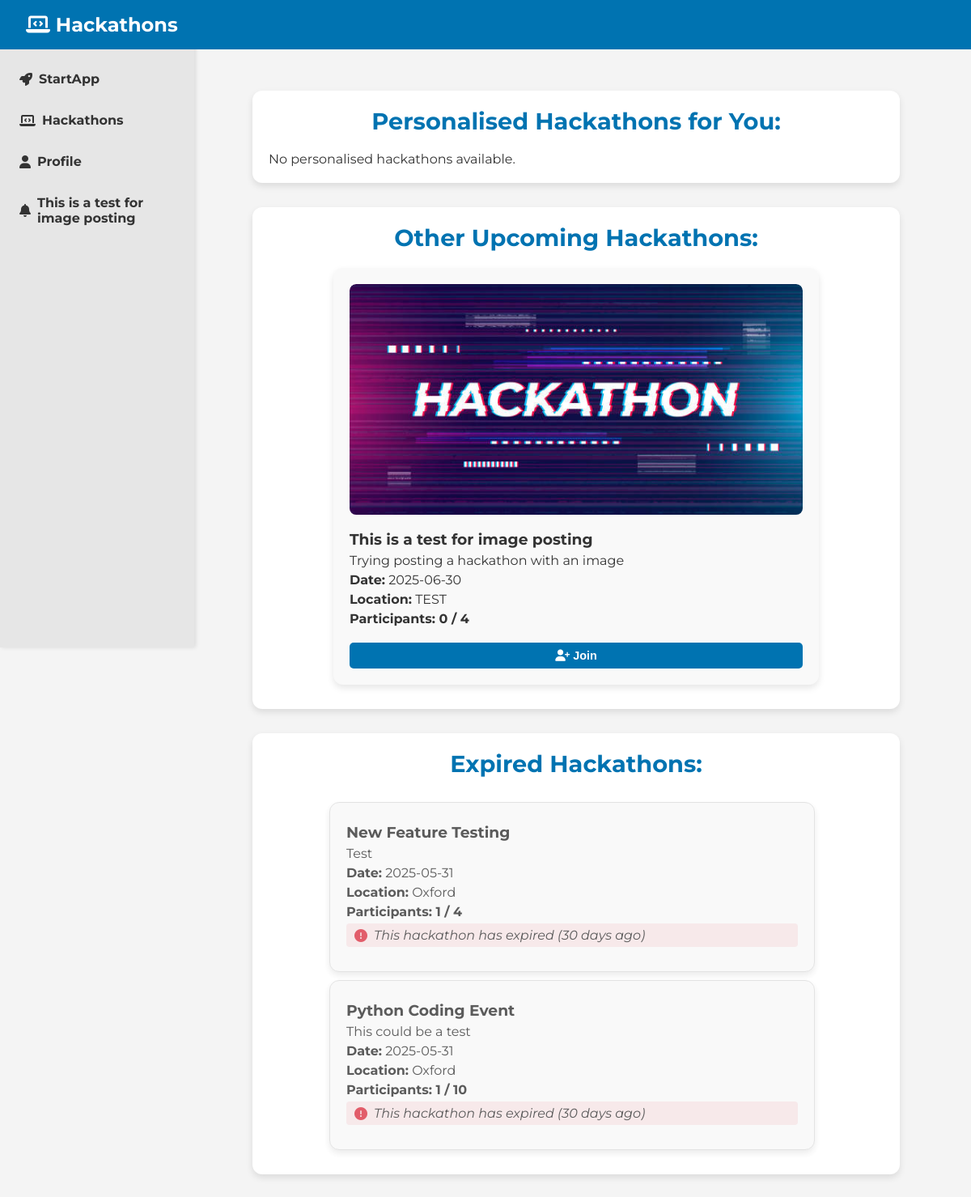
Page /hack (signed in) on the committed database.
### tables this page shows
CREATE TABLE hackathons (
    id INTEGER PRIMARY KEY AUTOINCREMENT,
    title TEXT NOT NULL,
    description TEXT NOT NULL,
    date TEXT NOT NULL,
    location TEXT NOT NULL
, max_participants INTEGER DEFAULT 0, current_participants INTEGER DEFAULT 0, created_by TEXT, image_path TEXT);

### app.py (the view, shortened to what this page needs)
@app.route('/hack', methods=['GET'])
def hack():
    if 'username' not in session:
        flash("Please log in to view hackathons.", "error")
        return redirect(url_for('home'))
    username = session['username']
    today = datetime.now().strftime('%Y-%m-%d')
    today_date = datetime.now().date()
    cleanup_old_hackathons(30)
    active_hackathons = query_db("""
        SELECT h.id, h.title, h.image_path
        FROM hackathons h
        WHERE h.date >= ?
        ORDER BY h.date ASC
    """, [today])
    user_profile = query_db("SELECT skills FROM user_profiles WHERE username = ?", [username], one=True)
    user_skills = user_profile[0].split(',') if user_profile and user_profile[0] else []
    hackathon_base_query = """
    SELECT h.id, h.title, h.description, h.date, h.location, h.max_participants,
           h.created_by, h.image_path,
           COUNT(p.id) AS current_participants,
           CASE WHEN p2.username IS NOT NULL THEN 1 ELSE 0 END AS joined
    FROM hackathons h
    LEFT JOIN participants p ON h.id = p.hackathon_id
    LEFT JOIN participants p2 ON h.id = p2.hackathon_id AND p2.username = ?
    WHERE h.date >= ?
"""
    if user_skills:
        skill_conditions = " OR ".join([
            "(LOWER(h.title) LIKE LOWER(?) OR LOWER(h.description) LIKE LOWER(?))"
            for _ in user_skills
        ])
        skill_params = [f"%{skill.strip().lower()}%" for skill in user_skills for _ in range(2)]
        matching_hackathons = query_db(f"""
            {hackathon_base_query} AND ({skill_conditions})
            GROUP BY h.id
            ORDER BY h.date ASC
        """, [username, today] + skill_params)
        other_hackathons = query_db(f"""
            {hackathon_base_query} AND NOT ({skill_conditions})
            GROUP BY h.id
            ORDER BY h.date ASC
        """, [username, today] + skill_params)
    expired_hackathons = query_db("""
        SELECT h.id, h.title, h.description, h.date, h.location, h.max_participants,
               h.created_by, h.image_path,
               COUNT(p.id) AS current_participants,
               CASE WHEN p2.username IS NOT NULL THEN 1 ELSE 0 END AS joined
        FROM hackathons h
        LEFT JOIN participants p ON h.id = p.hackathon_id
        LEFT JOIN participants p2 ON h.id = p2.hackathon_id AND p2.username = ?
        WHERE h.date < ?
        GROUP BY h.id
        ORDER BY h.date DESC
    """, [username, today])
    expired_hackathons = [dict(hackathon) for hackathon in expired_hackathons]
    for hackathon in expired_hackathons:
        hackathon_date = datetime.strptime(hackathon['date'], '%Y-%m-%d').date()
        days_expired = (today_date - hackathon_date).days
        hackathon['days_expired'] = days_expired
    return render_template(
        'hack.html',
        matching_hackathons=matching_hackathons,
        other_hackathons=other_hackathons,
        expired_hackathons=expired_hackathons,
        active_hackathons=active_hackathons
    )

### app.py (called while the page is built)
def get_db():
     db = sqlite3.connect('database.sqlite')
     db.row_factory = sqlite3.Row
     return db

def query_db(query, args=(), one=False):
     cur = get_db().execute(query, args)
     rv = cur.fetchall()
     cur.close()
     return (rv[0] if rv else None) if one else rv

### templates/hack.html (shortened to what this page needs)
<!DOCTYPE html>
<html lang="en">
<head>
    <link rel="stylesheet" href="{{ url_for('static', filename='css/hack.css') }}">
</head>
<body>
    <header>
        <div class="navbar">
            <h1><i class="fas fa-laptop-code"></i> Hackathons</h1>
        </div>
    </header>
    <aside class="sidebar">
        <ul id="hackathon-sidebar">
            <li><a href="/"><i class="fas fa-rocket"></i> StartApp</a></li>
            <li><a href="/hack"><i class="fas fa-laptop-code"></i> Hackathons</a></li>
            <li><a href="/profile"><i class="fas fa-user"></i> Profile</a></li>
            {% if active_hackathons %}
                {% for hackathon in active_hackathons %}
                    <li><a href="/hackathon/{{ hackathon.id }}/updates"><i class="fas fa-bell"></i> {{ hackathon.title }}</a></li>
                {% endfor %}
            {% else %}
                <li>No active hackathons</li>
            {% endif %}
        </ul>
    </aside>
    <main class="container">
        <div id="hackathon-feed">
            <div class="category-container">
                <h2>Personalised Hackathons for You:</h2>
                <div id="personalised-hackathons">
                    {% if matching_hackathons %}
                        {% for hackathon in matching_hackathons %}
                        <div class="hackathon-post" data-id="{{ hackathon.id }}">
                            {% if hackathon.image_path %}
                            <div class="hackathon-image">
                                <img src="{{ url_for('static', filename=hackathon.image_path.replace('static/', '')) }}" alt="{{ hackathon.title }}">
                            </div>
                            {% endif %}
                            <h3>{{ hackathon.title }}</h3>
                            <p>{{ hackathon.description }}</p>
                            <p><strong>Date:</strong> {{ hackathon.date }}</p>
                            <p><strong>Location:</strong> {{ hackathon.location }}</p>
                            <p class="participants-info"><strong>Participants:</strong> {{ hackathon.current_participants }} / {{ hackathon.max_participants }}</p>
                            <div class="button-group">
                                {% if hackathon.joined == 1 %}
                                    <button class="join-hackathon-btn joined" disabled>Joined</button>
                                    <button onclick="location.href='/add_to_google_calendar/{{ hackathon.id }}'" class="calendar-btn">
                                        <i class="fas fa-calendar-plus"></i> Add to Calendar
                                    </button>
                                {% else %}
                                    <button class="join-hackathon-btn" data-id="{{ hackathon.id }}" onclick="joinHackathon('{{ hackathon.id }}')">
                                        <i class="fas fa-user-plus"></i> Join
                                    </button>
                                {% endif %}
                                {% if session.get('username') == hackathon.created_by %}
                                    <button class="edit-hackathon-btn" onclick="editHackathon('{{ hackathon.id }}')">
                                        <i class="fas fa-edit"></i> Edit
                                    </button>
                                {% endif %}
                            </div>
                        </div>
                        {% endfor %}
                    {% else %}
                        <p id="no-personalised-message">No personalised hackathons available.</p>
                    {% endif %}
                </div>
            </div>
            <div class="category-container">
                <h2>Other Upcoming Hackathons:</h2>
                <div id="other-hackathons">
                    {% for hackathon in other_hackathons %}
                    <div class="hackathon-post" data-id="{{ hackathon.id }}">
                        {% if hackathon.image_path %}
                        <div class="hackathon-image">
                            <img src="{{ url_for('static', filename=hackathon.image_path.replace('static/', '')) }}" alt="{{ hackathon.title }}">
                        </div>
                        {% endif %}
                        <h3>{{ hackathon.title }}</h3>
                        <p>{{ hackathon.description }}</p>
                        <p><strong>Date:</strong> {{ hackathon.date }}</p>
                        <p><strong>Location:</strong> {{ hackathon.location }}</p>
                        <p class="participants-info"><strong>Participants:</strong> {{ hackathon.current_participants }} / {{ hackathon.max_participants }}</p>
                        <div class="button-group">
                            {% if hackathon.joined == 1 %}
                                <button class="join-hackathon-btn joined" disabled>Joined</button>
                                <button onclick="location.href='/add_to_google_calendar/{{ hackathon.id }}'" class="calendar-btn">
                                    <i class="fas fa-calendar-plus"></i> Add to Calendar
                                </button>
                            {% else %}
                                <button class="join-hackathon-btn" data-id="{{ hackathon.id }}" onclick="joinHackathon('{{ hackathon.id }}')">
                                    <i class="fas fa-user-plus"></i> Join
                                </button>
                            {% endif %}
                        </div>
                    </div>
                    {% endfor %}
                </div>
            </div>
            <div class="category-container">
                <h2>Expired Hackathons:</h2>
                <div id="expired-hackathons">
                    {% for hackathon in expired_hackathons %}
                    <div class="hackathon-post expired">
                        <h3>{{ hackathon.title }}</h3>
                        <p>{{ hackathon.description }}</p>
                        <p><strong>Date:</strong> {{ hackathon.date }}</p>
                        <p><strong>Location:</strong> {{ hackathon.location }}</p>
                        <p class="participants-info"><strong>Participants:</strong> {{ hackathon.current_participants }} / {{ hackathon.max_participants }}</p>
                        <p class="expired-note">
                            <i class="fas fa-exclamation-circle"></i>
                            This hackathon has expired
                            {% if hackathon.days_expired == 1 %}
                                (1 day ago)
                            {% else %}
                                ({{ hackathon.days_expired }} days ago)
                            {% endif %}
                        </p>
                    </div>
                    {% endfor %}
                </div>
            </div>
        </div>
    </main>
</body>
</html>

### static/css/hack.css (style rules this page uses)
* { margin: 0; padding: 0; box-sizing: border-box; }
body { font-family: "Montserrat", sans-serif; font-optical-sizing: auto; font-weight: 400; font-style: normal; background-color: #f4f4f4; color: #333; }
.navbar { background-color: #0073b1; color: white; padding: 1rem 2rem; display: flex; justify-content: space-between; align-items: center; position: fixed; top: 0; left: 0; width: 100%; z-index: 1000; height: 61px; }
.navbar h1 { font-size: 1.5rem; }
.sidebar { width: 20%; background-color: #e6e6e6; padding: 1rem; height: 100vh; position: fixed; left: 0; top: 0; z-index: 999; box-shadow: 2px 0px 5px rgba(0, 0, 0, 0.1); padding-top: 5rem !important; }
.sidebar ul { list-style: none; padding: 0; }
.sidebar ul li { margin-bottom: 1rem; }
.sidebar ul li a { color: #333; text-decoration: none; font-weight: bold; display: flex; align-items: center; gap: 0.5rem; padding: 0.5rem; border-radius: 4px; transition: background-color 0.3s ease; }
.container { width: 100%; max-width: 800px; margin: 0 auto; padding: 7rem; display: flex; flex-direction: column; align-items: center; }
.category-container { background-color: white; border-radius: 12px; box-shadow: 0px 4px 8px rgba(0, 0, 0, 0.1); margin-bottom: 30px; padding: 20px; width: 200%; max-width: 800px; }
.category-container h2 { font-size: 1.8rem; font-weight: bold; color: #0073b1; margin-bottom: 20px; text-align: center; }
.hackathon-post { width: 100%; max-width: 600px; margin: 10px auto; padding: 20px; background-color: #f9f9f9; border-radius: 12px; box-shadow: 0px 4px 8px rgba(0, 0, 0, 0.1); transition: transform 0.3s ease, box-shadow 0.3s ease; }
.hackathon-post h3, .hackathon-post p { text-align: left; margin: 5px 0; color: #333; }
.participants-info { text-align: left; margin: 10px 0; color: #0073b1; font-weight: bold; }
.hackathon-post.expired { opacity: 0.8; background-color: #f8f8f8; border: 1px solid #ddd; }
.expired-note { color: #dc3545; font-style: italic; margin: 10px 0; padding: 5px 10px; background-color: rgba(220, 53, 69, 0.1); border-radius: 4px; display: flex; align-items: center; gap: 8px; }
.expired-note i { color: #dc3545; }
#expired-hackathons { max-height: 600px; overflow-y: auto; padding-right: 10px; scrollbar-width: thin; scrollbar-color: #888 #f1f1f1; }
.hackathon-post { transition: opacity 0.3s ease, transform 0.3s ease; }
.hackathon-post.expired { transform-origin: top; }
.button-group { display: flex; gap: 10px; align-items: center; margin-top: 10px; }
.join-hackathon-btn, .calendar-btn, .edit-hackathon-btn { padding: 8px 12px; border: none; border-radius: 5px; font-size: 0.9rem; cursor: pointer; transition: background-color 0.3s ease, transform 0.2s ease; }
.join-hackathon-btn { background-color: #0073b1; color: white; }
button { padding: 12px 20px; background-color: #0073b1; color: white; border: none; border-radius: 6px; cursor: pointer; font-size: 1rem; font-weight: bold; transition: background-color 0.3s ease, transform 0.2s ease; width: 100%; margin-top: 10px; }
.hackathon-image { width: 100%; max-height: 300px; overflow: hidden; border-radius: 8px; margin-bottom: 15px; }
.hackathon-image img { width: 100%; height: 100%; object-fit: cover; border-radius: 8px; transition: transform 0.3s ease; }

### rows in the picture
hackathons: title "This is a test for image posting", image_path (picture), description "Trying posting a hackathon with an image", date "2025-06-30", location "TEST", current_participants "0", max_participants "4"
hackathons: title "New Feature Testing", description "Test", date "2025-05-31", location "Oxford", current_participants "1", max_participants "4", days_expired "30"
hackathons: title "Python Coding Event", description "This could be a test", date "2025-05-31", location "Oxford", current_participants "1", max_participants "10", days_expired "30"
